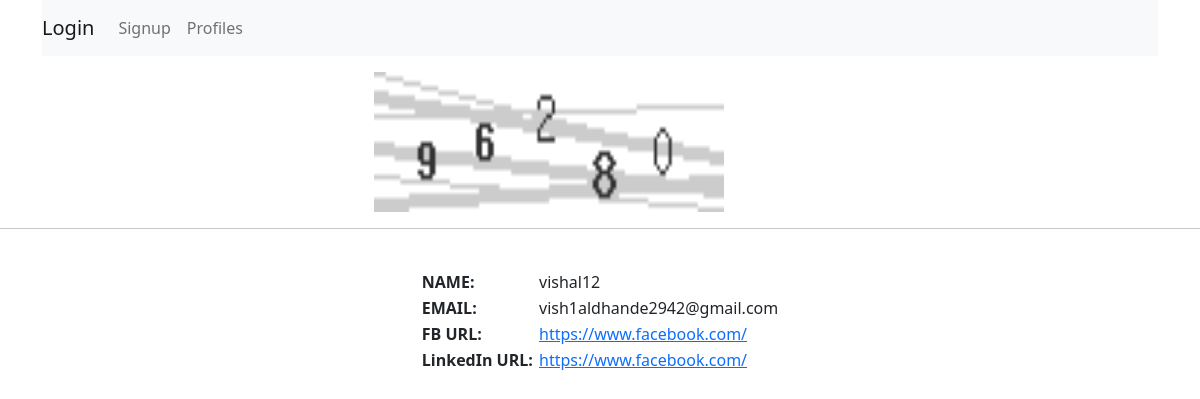
/id/1000, run on an earlier commit of the app's database.
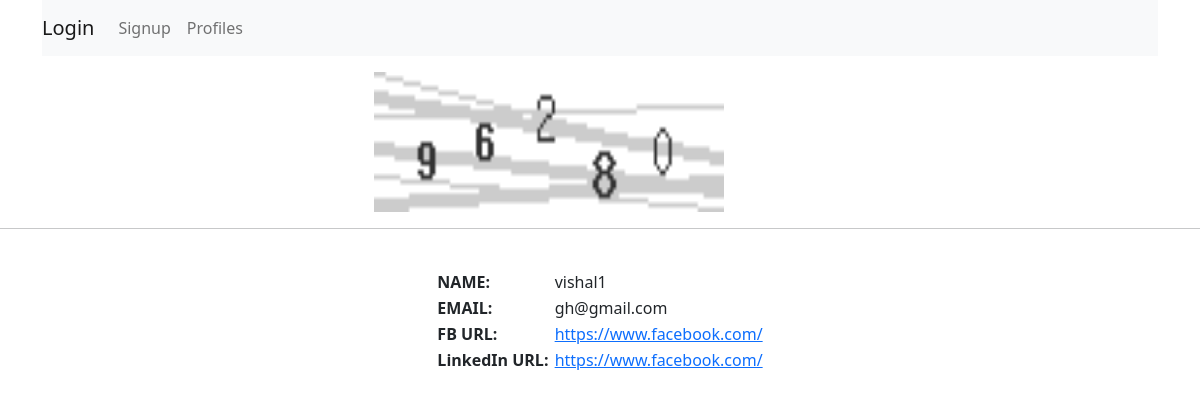
And on a later commit of the database.
### Emp/models.py (models this page shows)
class Emp(models.Model):
    emp_id = models.IntegerField(primary_key=True)
    emp_name = models.CharField(max_length=264,blank=False)
    emp_email = models.EmailField(max_length=264,blank=False,unique=True)
    emp_password = models.CharField(max_length=20)

### Emp/views.py (the view)
# urls.py: path('id/<myid>', views.displayDet),
def displayDet(request, myid):
    a1 = Emp.objects.get(emp_id=myid)
    emp_password = a1.emp_password
    emp_email = a1.emp_email
    emp_name = a1.emp_name
    a2 = Emp_Profile.objects.get(emp_pro_id=a1)
    profilePic = a2.profile_pic
    fburl = a2.fb_url
    lkurl = a2.lk_url
    d1 = {
        'pwd': emp_password,
        'email': emp_email,
        'name': emp_name,
        'profilePic': profilePic,
        'fburl': fburl,
        'lkurl': lkurl
    }
    return render(request, 'Emp/displayDet.html', d1)

### templates/Emp/displayDet.html
<!DOCTYPE html>
{%extends "Emp/template.html" %}
{%block body%}
<div class="row">
  <div class="col-11 text-center my-3">
    <img src="/media/{{profilePic}}" height="140px" width="350px" />
  </div>
  <div class="col-1"></div>
  <hr />
  <div class="col-12">
    <table class="text-start mx-auto my-4">
      <tr>
        <td><strong>NAME: </strong></td>
        <td>&nbsp;{{name}}</td>
      </tr>
      <tr>
        <td><strong>EMAIL: </strong></td>
        <td>&nbsp;{{email}}</td>
      </tr>
      <tr>
        <td><strong>FB URL: </strong></td>
        <td>&nbsp;<a href="{{fburl}}" target="_blank">{{fburl}}</a></td>
      </tr>
      <tr>
        <td><strong>LinkedIn URL: </strong></td>
        <td>&nbsp;<a href="{{lkurl}}" target="_blank">{{lkurl}}</a></td>
      </tr>
    </table>
  </div>
</div>
{%endblock%}

What changed in the data, as far as the page shows it:
changed Emp: emp_name "vishal12" → "vishal1"; emp_email "vish1aldhande2942@gmail.com" → "gh@gmail.com"
